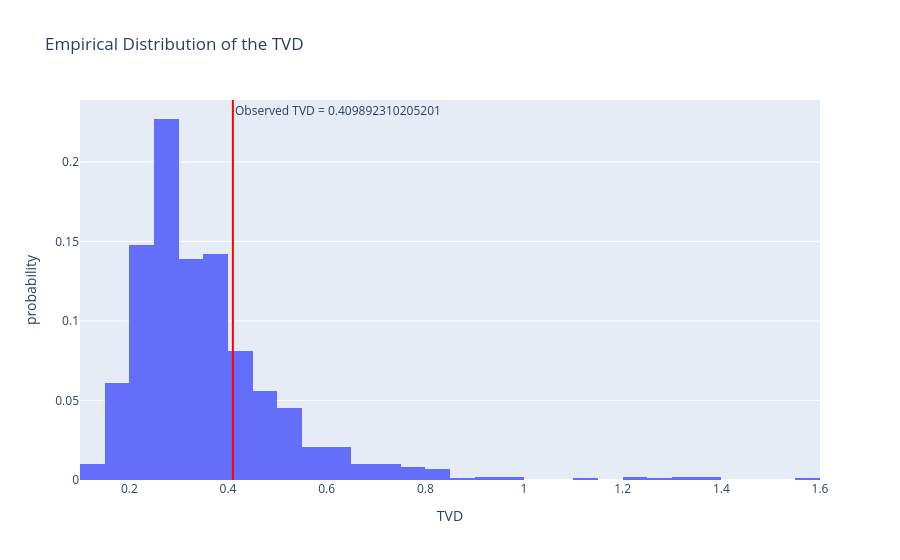

Here is the notebook cell this chart was saved with:
### Code cell
miss_hits(first_result)

### Figure 1 — Plotly figure (JSON) as saved in the notebook; plotly's stock layout.template omitted (floating-point values rounded to 4 significant figures; data arrays with more than 128 entries replaced by an {"elided": "..."} marker saying what was removed)
{"data": [{"alignmentgroup": "True", "bingroup": "x", "histnorm": "probability", "hovertemplate": "TVD=%{x}<br>probability=%{y}<extra></extra>", "legendgroup": "", "marker": {"color": "#636efa", "pattern": {"shape": ""}}, "name": "", "offsetgroup": "", "orientation": "v", "showlegend": false, "type": "histogram", "x": {"elided": "1000 float values"}, "xaxis": "x", "yaxis": "y"}], "layout": {"annotations": [{"showarrow": false, "text": "Observed TVD = 0.409892310205201", "x": 0.4099, "xanchor": "left", "xref": "x", "y": 1, "yanchor": "top", "yref": "y domain"}], "barmode": "relative", "legend": {"tracegroupgap": 0}, "shapes": [{"line": {"color": "red"}, "type": "line", "x0": 0.4099, "x1": 0.4099, "xref": "x", "y0": 0, "y1": 1, "yref": "y domain"}], "title": {"text": "Empirical Distribution of the TVD"}, "xaxis": {"anchor": "y", "domain": [0, 1], "title": {"text": "TVD"}}, "yaxis": {"anchor": "x", "domain": [0, 1], "title": {"text": "probability"}}}}
